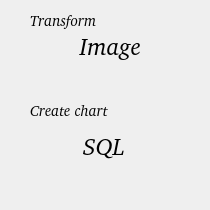
<?xml version="1.0" encoding="UTF-8"?>
<ui version="4.0">
 <class>MainWindow</class>
 <widget class="QMainWindow" name="MainWindow">
  <property name="geometry">
   <rect>
    <x>0</x>
    <y>0</y>
    <width>210</width>
    <height>210</height>
   </rect>
  </property>
  <property name="windowTitle">
   <string>MainWindow</string>
  </property>
  <widget class="QWidget" name="centralwidget">
   <widget class="QPushButton" name="sqlButton">
    <property name="geometry">
     <rect>
      <x>-20</x>
      <y>100</y>
      <width>241</width>
      <height>91</height>
     </rect>
    </property>
    <property name="font">
     <font>
      <family>Bitstream Charter</family>
      <pointsize>18</pointsize>
      <weight>50</weight>
      <italic>true</italic>
      <bold>false</bold>
     </font>
    </property>
    <property name="text">
     <string> SQL</string>
    </property>
    <property name="flat">
     <bool>true</bool>
    </property>
   </widget>
   <widget class="QPushButton" name="imageButton">
    <property name="geometry">
     <rect>
      <x>10</x>
      <y>0</y>
      <width>201</width>
      <height>91</height>
     </rect>
    </property>
    <property name="font">
     <font>
      <family>Bitstream Charter</family>
      <pointsize>18</pointsize>
      <weight>50</weight>
      <italic>true</italic>
      <bold>false</bold>
     </font>
    </property>
    <property name="text">
     <string>Image</string>
    </property>
    <property name="autoDefault">
     <bool>false</bool>
    </property>
    <property name="default">
     <bool>false</bool>
    </property>
    <property name="flat">
     <bool>true</bool>
    </property>
   </widget>
   <widget class="QLabel" name="imageLabel">
    <property name="geometry">
     <rect>
      <x>30</x>
      <y>10</y>
      <width>111</width>
      <height>21</height>
     </rect>
    </property>
    <property name="font">
     <font>
      <family>Bitstream Charter</family>
      <pointsize>11</pointsize>
      <weight>50</weight>
      <italic>true</italic>
      <bold>false</bold>
     </font>
    </property>
    <property name="text">
     <string>Transform</string>
    </property>
   </widget>
   <widget class="QLabel" name="sqlLabel">
    <property name="geometry">
     <rect>
      <x>30</x>
      <y>100</y>
      <width>111</width>
      <height>21</height>
     </rect>
    </property>
    <property name="font">
     <font>
      <family>Bitstream Charter</family>
      <pointsize>11</pointsize>
      <weight>50</weight>
      <italic>true</italic>
      <bold>false</bold>
     </font>
    </property>
    <property name="text">
     <string>Create chart</string>
    </property>
   </widget>
  </widget>
 </widget>
 <resources/>
 <connections/>
</ui>
